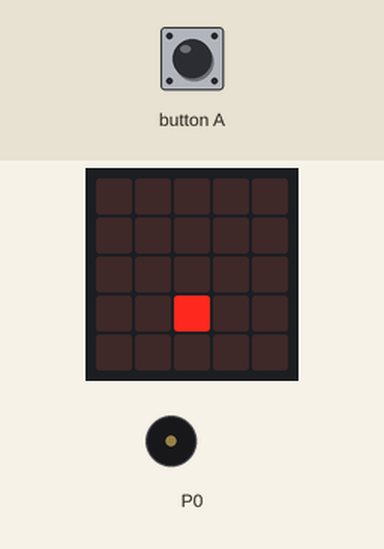
This program was run on a simulated BBC micro:bit (MakeCode). Shown: the board's 5×5 LED display, buzzer (waves = sounding). The inputs (shaded band) are chosen by the test bench.

Above: at 1.2 s.
1.3 s: button A pressed for 0.15 s
At 1.37 s:
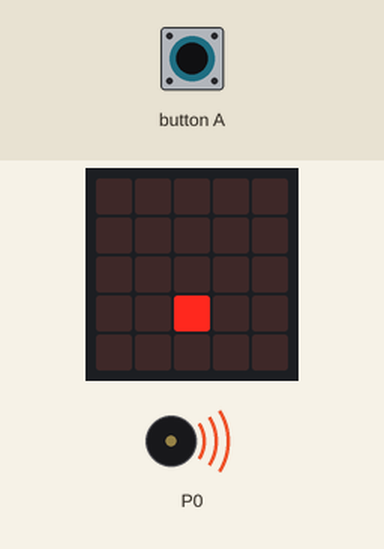
At 2.1 s:
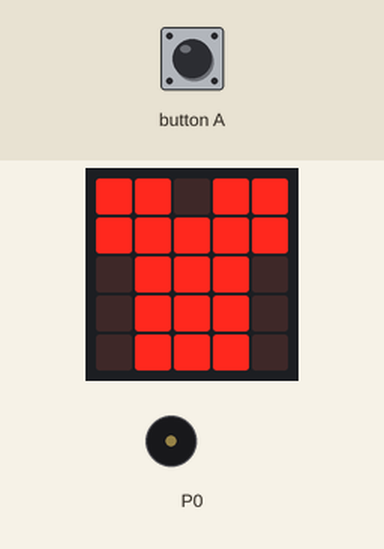
3.3 s: button A pressed for 3.2 s
At 3.55 s:
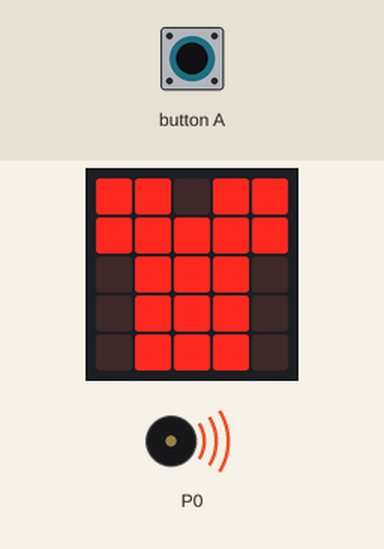
Timing chart, 0 to 8.5 s (numbered marks = the images above; inputs shaded):
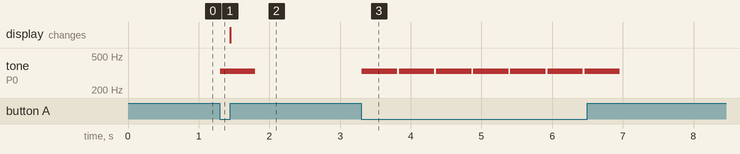

The program:

main.ts
```typescript
input.onButtonPressed(Button.A, function () {
    basic.showIcon(IconNames.TShirt)
})
basic.clearScreen()
basic.forever(function () {
    if (input.buttonIsPressed(Button.A)) {
        music.play(music.tonePlayable(330, music.beat(BeatFraction.Whole)), music.PlaybackMode.UntilDone)
    } else if (input.buttonIsPressed(Button.A)) {
        music.play(music.tonePlayable(262, music.beat(BeatFraction.Whole)), music.PlaybackMode.UntilDone)
    } else {
        led.plotBrightness(2, 3, 255)
    }
})
```

test.ts
```typescript
// les tests vont ici ; cela ne sera pas compilé si ce paquet est utilisé en tant qu'extension.
```

Measured:
- after the input at 1.3 s, tone on P0: silent → 330 Hz at once, → silent 0.50 s later
- after the input at 3.3 s, tone on P0: alternates 330 Hz for 0.50 s and silent for 0.03 s, 14 changes in all, then stays silent, starting at once
